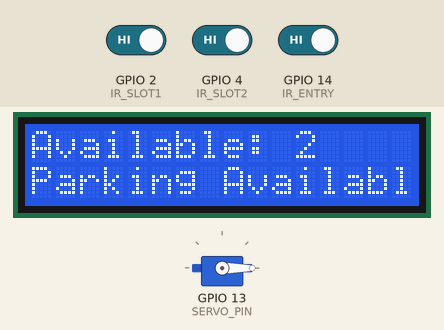
Recording of a sketch running on a simulated ESP32. Shown: 16×2 character LCD, servo. Inputs (shaded band) come from the test bench; at power-on: GPIO 14 (IR_ENTRY) HIGH, GPIO 2 (IR_SLOT1) HIGH, GPIO 4 (IR_SLOT2) HIGH. The camera gives no picture; what the sketch prints to the serial monitor is not drawn.

Above: at 4.6 s.
4.7 s: GPIO 14 (IR_ENTRY) driven LOW
At 7.5 s:
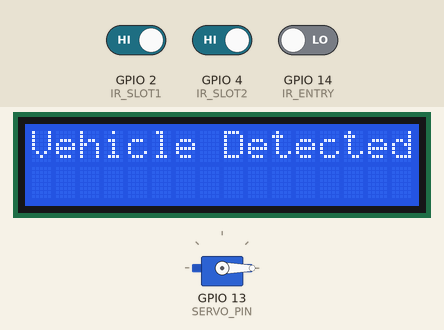
7.8 s: GPIO 14 (IR_ENTRY) driven HIGH
At 9.1 s:
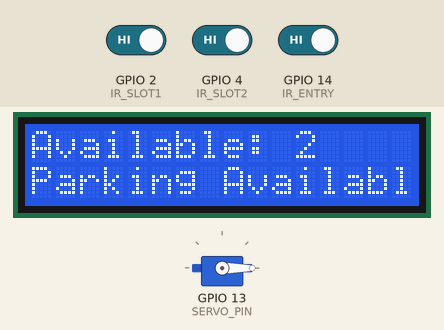
10.1 s: GPIO 2 (IR_SLOT1) driven LOW
At 11.2 s:
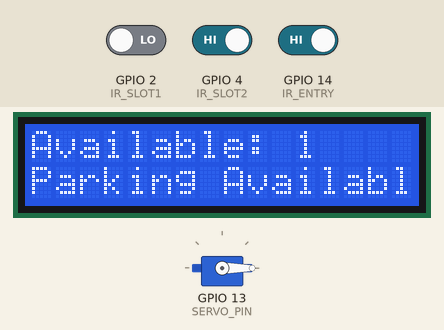
11.7 s: GPIO 4 (IR_SLOT2) driven LOW
At 13.0 s:
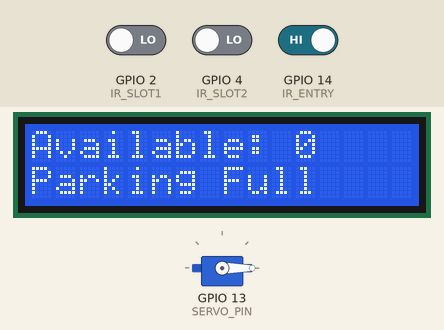
13.3 s: GPIO 14 (IR_ENTRY) driven LOW
At 14.6 s:
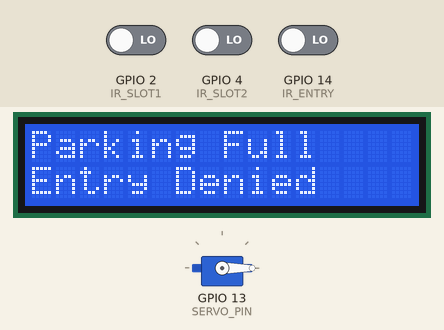
14.9 s: GPIO 2 (IR_SLOT1) driven HIGH
At 16.7 s:
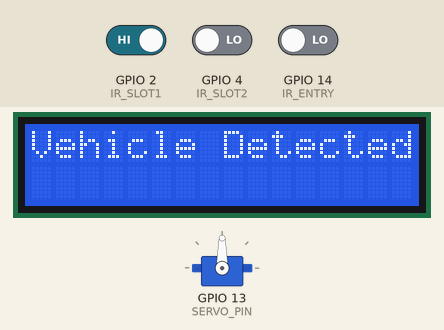
Timing chart, 0 to 18.5 s (numbered marks = the images above; inputs shaded):
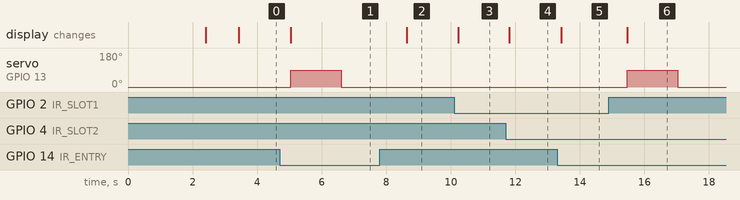

The sketch:

smart_parking.ino
```cpp
#include "esp_camera.h"
#include <ESP32Servo.h>
#include <LiquidCrystal_I2C.h>

LiquidCrystal_I2C lcd(0x27, 16, 2);

Servo gateServo;

#define SERVO_PIN 13
#define IR_ENTRY 14
#define IR_SLOT1 2
#define IR_SLOT2 4

#define TOTAL_SLOTS 2

// AI Thinker ESP32-CAM camera pins
#define PWDN_GPIO_NUM     32
#define RESET_GPIO_NUM    -1
#define XCLK_GPIO_NUM      0
#define SIOD_GPIO_NUM     26
#define SIOC_GPIO_NUM     27
#define Y9_GPIO_NUM       35
#define Y8_GPIO_NUM       34
#define Y7_GPIO_NUM       39
#define Y6_GPIO_NUM       36
#define Y5_GPIO_NUM       21
#define Y4_GPIO_NUM       19
#define Y3_GPIO_NUM       18
#define Y2_GPIO_NUM        5
#define VSYNC_GPIO_NUM    25
#define HREF_GPIO_NUM     23
#define PCLK_GPIO_NUM     22

void setupCamera()
{
    camera_config_t config;

    config.ledc_channel = LEDC_CHANNEL_0;
    config.ledc_timer = LEDC_TIMER_0;

    config.pin_d0 = Y2_GPIO_NUM;
    config.pin_d1 = Y3_GPIO_NUM;
    config.pin_d2 = Y4_GPIO_NUM;
    config.pin_d3 = Y5_GPIO_NUM;
    config.pin_d4 = Y6_GPIO_NUM;
    config.pin_d5 = Y7_GPIO_NUM;
    config.pin_d6 = Y8_GPIO_NUM;
    config.pin_d7 = Y9_GPIO_NUM;

    config.pin_xclk = XCLK_GPIO_NUM;
    config.pin_pclk = PCLK_GPIO_NUM;
    config.pin_vsync = VSYNC_GPIO_NUM;
    config.pin_href = HREF_GPIO_NUM;
    config.pin_sscb_sda = SIOD_GPIO_NUM;
    config.pin_sscb_scl = SIOC_GPIO_NUM;
    config.pin_pwdn = PWDN_GPIO_NUM;
    config.pin_reset = RESET_GPIO_NUM;

    config.xclk_freq_hz = 20000000;
    config.pixel_format = PIXFORMAT_JPEG;
    config.frame_size = FRAMESIZE_VGA;
    config.jpeg_quality = 10;
    config.fb_count = 1;

    esp_err_t result = esp_camera_init(&config);

    if (result != ESP_OK)
    {
        Serial.println("Camera initialization failed");
        lcd.clear();
        lcd.print("Camera Error");
    }
}

void captureImage()
{
    camera_fb_t *fb = esp_camera_fb_get();

    if (fb == NULL)
    {
        Serial.println("Image capture failed");
        return;
    }

    Serial.print("Image captured. Size: ");
    Serial.print(fb->len);
    Serial.println(" bytes");

    // The image buffer can be sent to an external
    // ANPR/OCR server for number-plate recognition.

    esp_camera_fb_return(fb);
}

void setup()
{
    Serial.begin(115200);

    lcd.init();
    lcd.backlight();

    pinMode(IR_ENTRY, INPUT);
    pinMode(IR_SLOT1, INPUT);
    pinMode(IR_SLOT2, INPUT);

    gateServo.attach(SERVO_PIN);
    gateServo.write(0);

    lcd.setCursor(0, 0);
    lcd.print("Smart Parking");
    lcd.setCursor(0, 1);
    lcd.print("Initializing");
    delay(2000);

    setupCamera();

    lcd.clear();
    lcd.print("System Ready");
    delay(1000);
}

void loop()
{
    int occupied = 0;

    if (digitalRead(IR_SLOT1) == LOW)
        occupied++;

    if (digitalRead(IR_SLOT2) == LOW)
        occupied++;

    int available = TOTAL_SLOTS - occupied;

    lcd.clear();
    lcd.setCursor(0, 0);
    lcd.print("Available: ");
    lcd.print(available);

    if (available > 0)
        lcd.setCursor(0, 1), lcd.print("Parking Available");
    else
        lcd.setCursor(0, 1), lcd.print("Parking Full");

    if (digitalRead(IR_ENTRY) == LOW)
    {
        if (available > 0)
        {
            lcd.clear();
            lcd.print("Vehicle Detected");

            gateServo.write(90);
            delay(1500);

            captureImage();

            gateServo.write(0);
            delay(1500);
        }
        else
        {
            lcd.clear();
            lcd.print("Parking Full");
            lcd.setCursor(0, 1);
            lcd.print("Entry Denied");
            delay(1500);
        }
    }
    delay(500);
}
```

Measured:
- after the input at 4.7 s, servo on GPIO 13 (SERVO_PIN): 0° → 90° after 0.34 s, → 0° 1.6 s later; the display: changes after 0.34 s (image 1)
- after the input at 7.8 s, servo on GPIO 13 (SERVO_PIN): stays 0° (without the input it goes to 90° after 0.85 s); the display: changes after 0.83 s (image 2)
- after the input at 10.1 s, the display: changes after 0.13 s (image 3)
- after the input at 11.7 s, the display: changes after 0.11 s (image 4)
- after the input at 13.3 s, the display: changes after 0.12 s (image 5)
- after the input at 14.9 s, servo on GPIO 13 (SERVO_PIN): 0° → 90° after 0.57 s, → 0° 1.6 s later; the display: changes after 0.57 s (image 6)
